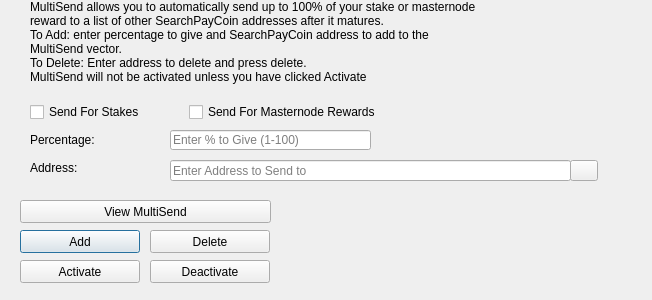
<?xml version="1.0" encoding="UTF-8"?>
<ui version="4.0">
 <class>MultiSendDialog</class>
 <widget class="QDialog" name="MultiSendDialog">
  <property name="windowModality">
   <enum>Qt::NonModal</enum>
  </property>
  <property name="geometry">
   <rect>
    <x>0</x>
    <y>0</y>
    <width>652</width>
    <height>300</height>
   </rect>
  </property>
  <property name="windowTitle">
   <string>MultiSend</string>
  </property>
  <widget class="QLineEdit" name="multiSendPercentEdit">
   <property name="geometry">
    <rect>
     <x>170</x>
     <y>130</y>
     <width>201</width>
     <height>20</height>
    </rect>
   </property>
   <property name="toolTip">
    <string>Enter whole numbers 1 - 100</string>
   </property>
   <property name="placeholderText">
    <string>Enter % to Give (1-100)</string>
   </property>
  </widget>
  <widget class="QLineEdit" name="multiSendAddressEdit">
   <property name="geometry">
    <rect>
     <x>170</x>
     <y>160</y>
     <width>401</width>
     <height>21</height>
    </rect>
   </property>
   <property name="toolTip">
    <string/>
   </property>
   <property name="placeholderText">
    <string>Enter Address to Send to</string>
   </property>
  </widget>
  <widget class="QLabel" name="label_2">
   <property name="geometry">
    <rect>
     <x>30</x>
     <y>0</y>
     <width>451</width>
     <height>121</height>
    </rect>
   </property>
   <property name="lineWidth">
    <number>1</number>
   </property>
   <property name="text">
    <string>MultiSend allows you to automatically send up to 100% of your stake or masternode reward to a list of other SearchPayCoin addresses after it matures.
To Add: enter percentage to give and SearchPayCoin address to add to the MultiSend vector.
To Delete: Enter address to delete and press delete.
MultiSend will not be activated unless you have clicked Activate</string>
   </property>
   <property name="alignment">
    <set>Qt::AlignLeading|Qt::AlignLeft|Qt::AlignTop</set>
   </property>
   <property name="wordWrap">
    <bool>true</bool>
   </property>
  </widget>
  <widget class="QLabel" name="message">
   <property name="geometry">
    <rect>
     <x>290</x>
     <y>200</y>
     <width>351</width>
     <height>91</height>
    </rect>
   </property>
   <property name="text">
    <string/>
   </property>
  </widget>
  <widget class="QPushButton" name="addButton">
   <property name="geometry">
    <rect>
     <x>20</x>
     <y>230</y>
     <width>120</width>
     <height>23</height>
    </rect>
   </property>
   <property name="toolTip">
    <string/>
   </property>
   <property name="statusTip">
    <string>Add to MultiSend Vector</string>
   </property>
   <property name="text">
    <string>Add</string>
   </property>
  </widget>
  <widget class="QPushButton" name="disableButton">
   <property name="geometry">
    <rect>
     <x>150</x>
     <y>260</y>
     <width>120</width>
     <height>23</height>
    </rect>
   </property>
   <property name="statusTip">
    <string>Deactivate MultiSend</string>
   </property>
   <property name="text">
    <string>Deactivate</string>
   </property>
  </widget>
  <widget class="QPushButton" name="addressBookButton">
   <property name="geometry">
    <rect>
     <x>570</x>
     <y>160</y>
     <width>28</width>
     <height>21</height>
    </rect>
   </property>
   <property name="toolTip">
    <string>Choose an address from the address book</string>
   </property>
   <property name="text">
    <string/>
   </property>
   <property name="icon">
    <iconset resource="../searchpaycoin.qrc">
     <normaloff>:/icons/address-book</normaloff>:/icons/address-book</iconset>
   </property>
   <property name="shortcut">
    <string>Alt+A</string>
   </property>
   <property name="autoDefault">
    <bool>false</bool>
   </property>
  </widget>
  <widget class="QLabel" name="label">
   <property name="geometry">
    <rect>
     <x>30</x>
     <y>130</y>
     <width>121</width>
     <height>20</height>
    </rect>
   </property>
   <property name="toolTip">
    <string>Percentage of stake to send</string>
   </property>
   <property name="text">
    <string>Percentage:</string>
   </property>
  </widget>
  <widget class="QLabel" name="label_5">
   <property name="geometry">
    <rect>
     <x>30</x>
     <y>160</y>
     <width>111</width>
     <height>16</height>
    </rect>
   </property>
   <property name="toolTip">
    <string>Address to send portion of stake to</string>
   </property>
   <property name="text">
    <string>Address:</string>
   </property>
  </widget>
  <widget class="QPushButton" name="deleteButton">
   <property name="geometry">
    <rect>
     <x>150</x>
     <y>230</y>
     <width>120</width>
     <height>23</height>
    </rect>
   </property>
   <property name="toolTip">
    <string/>
   </property>
   <property name="statusTip">
    <string>Delete Address From MultiSend Vector</string>
   </property>
   <property name="text">
    <string>Delete</string>
   </property>
  </widget>
  <widget class="QPushButton" name="activateButton">
   <property name="geometry">
    <rect>
     <x>20</x>
     <y>260</y>
     <width>120</width>
     <height>23</height>
    </rect>
   </property>
   <property name="statusTip">
    <string>Activate MultiSend</string>
   </property>
   <property name="text">
    <string>Activate</string>
   </property>
  </widget>
  <widget class="QPushButton" name="viewButton">
   <property name="geometry">
    <rect>
     <x>20</x>
     <y>200</y>
     <width>251</width>
     <height>23</height>
    </rect>
   </property>
   <property name="toolTip">
    <string/>
   </property>
   <property name="statusTip">
    <string>View MultiSend Vector</string>
   </property>
   <property name="text">
    <string>View MultiSend</string>
   </property>
  </widget>
  <widget class="QWidget" name="horizontalLayoutWidget">
   <property name="geometry">
    <rect>
     <x>30</x>
     <y>100</y>
     <width>351</width>
     <height>24</height>
    </rect>
   </property>
   <layout class="QHBoxLayout" name="horizontalLayout">
    <item>
     <widget class="QCheckBox" name="multiSendStakeCheckBox">
      <property name="text">
       <string>Send For Stakes</string>
      </property>
     </widget>
    </item>
    <item>
     <widget class="QCheckBox" name="multiSendMasternodeCheckBox">
      <property name="text">
       <string>Send For Masternode Rewards</string>
      </property>
     </widget>
    </item>
   </layout>
  </widget>
 </widget>
 <resources>
  <include location="../searchpaycoin.qrc"/>
 </resources>
 <connections/>
</ui>
